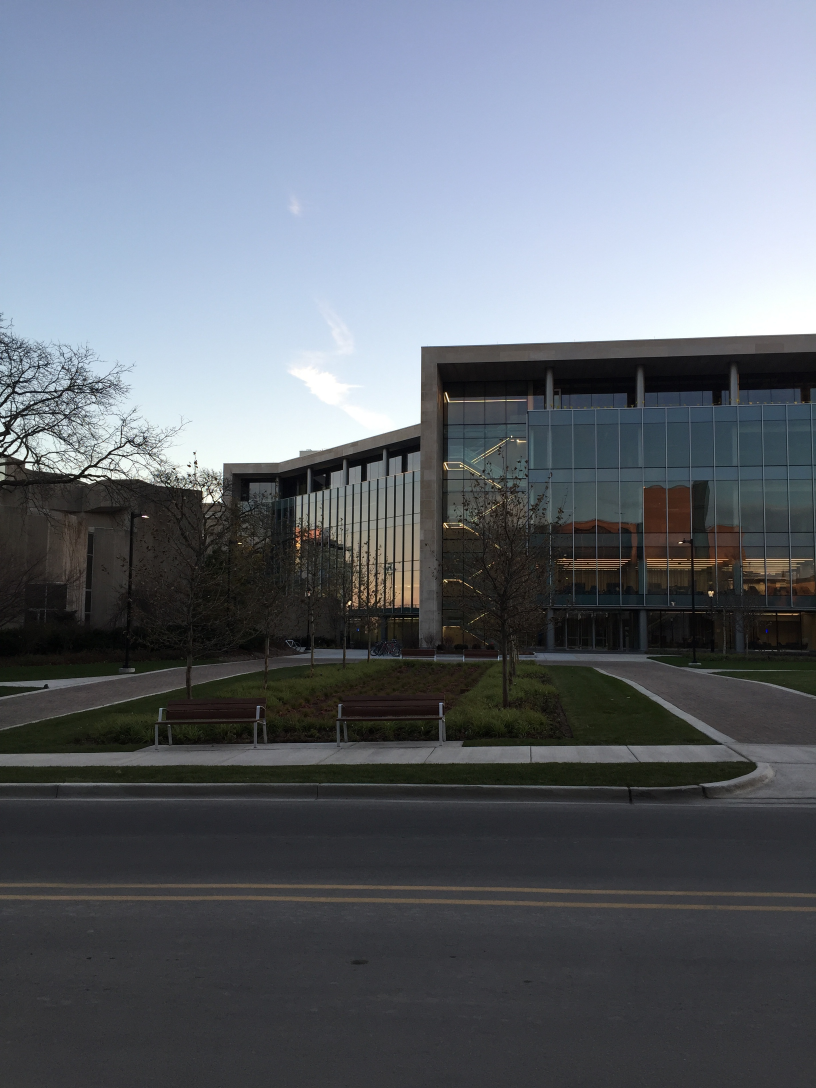
#> input picture notebooks/image1.jpg, 2448 x 3264 px (shown at 1/3 size)
$ jupyter execute --allow-errors Stiching.ipynb
#> lines starting #> are read from the running program, lines starting #| are printed output that depends on the picture
[cell 1]
import os
import cv2
import numpy as np
import matplotlib.pyplot as plt
from numpy.linalg import norm
from PIL import Image
import sys

[cell 2]
#select the mode of panoptic
#set the path of picture/mask/label
panoptic_mode = int(input("Select the mode of panoptic: 1 for DETR, 2 for SETR: "))
#> the answer given: 1
if panoptic_mode == 1:
    Filepath = './DETR_result/'
    image1 = cv2.imread('image1.jpg')
#> image1 is the input picture: shape (3264, 2448, 3); mean B, G, R 115.2, 106.2, 100.2
    image2 = cv2.imread('image2.jpg')
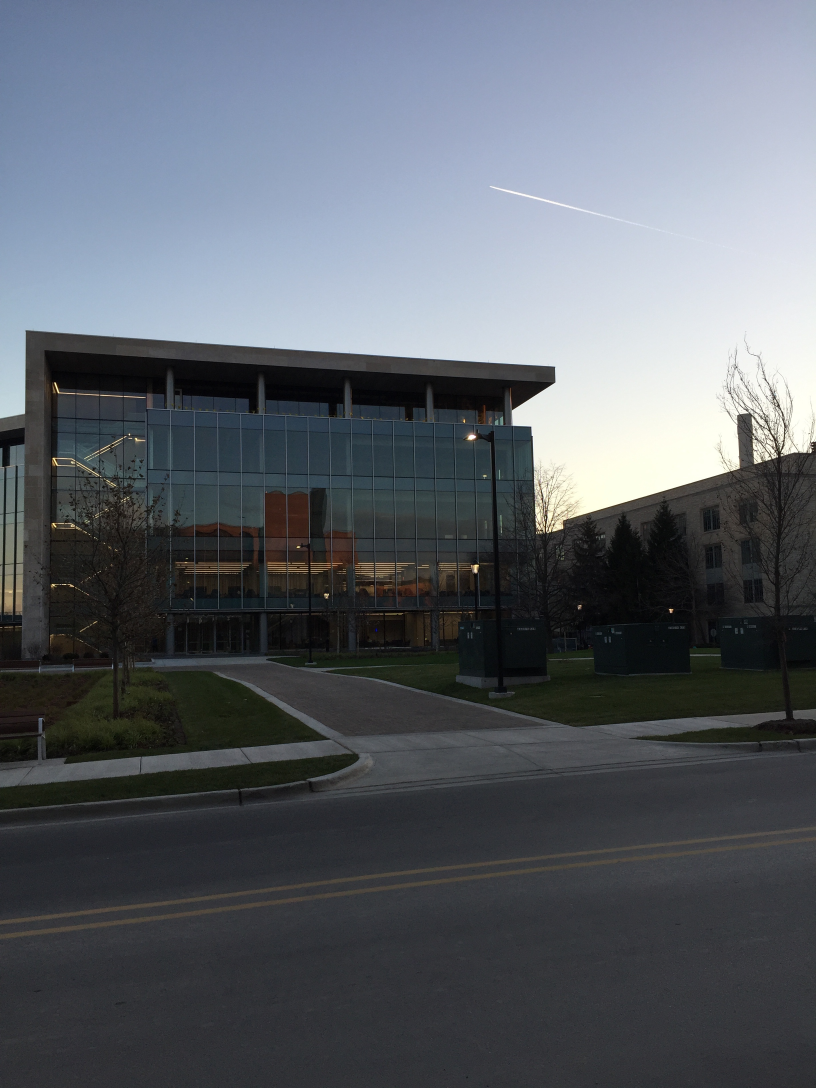
#> input picture notebooks/image2.jpg, 2448 x 3264 px (shown at 1/3 size)
#> image2 is the input picture: shape (3264, 2448, 3); mean B, G, R 105.8, 98.3, 92.9
    mask_label_path1 = Filepath + 'image1/'
    mask_label_path2 = Filepath + 'image2/'

elif panoptic_mode == 2:
    Filepath = './SETR_result/'
    image1 = cv2.imread('image1.jpg')
    image2 = cv2.imread('image2.jpg')
    mask_label_path1 = Filepath + 'image1/'
    mask_label_path2 = Filepath + 'image2/'

[cell 3]
# create a dictionary to store the mask and label and category
def read_masks_and_labels(mask_label_path):
    labels = []
    categories = []

    with open(mask_label_path + 'image_categories.txt', 'r') as f:
        lines = f.readlines()
        for line in lines:
            parts = line.strip().split(',')
            label = parts[0].split(':')[1].strip()
            category = parts[1].split(':')[1].strip()
            labels.append(int(label))
            categories.append(category)

    masks = []
    mask_dict = {}

    for i, ID in enumerate (labels):
        filename = 'mask_class_' + str(ID) + '.png'
        mask = cv2.imread(mask_label_path + filename, cv2.IMREAD_GRAYSCALE)
        masks = np.array(mask)
        mask_dict[i] = {'labels': labels[i], 'categories': categories[i], 'masks': masks}

    return mask_dict

# Use the function to read masks and labels
#> (the rest of this cell did not finish here and is left out)

[cell 4]
# print(mask_dict1)
# print(mask_dict2)

[cell 5]
# [77 lines left out: functions get_id_from_dict, invert_intersection_masks, modified_dict_by_class, display_masks_side_by_side, not called in this run]


#> (the rest of this cell did not finish here and is left out)

[cell 6]
# print(modified_dict1)
# print(modified_dict2)

[cell 7]
#SIFT
#create the feature point
# Convert images to grayscale
gray1 = cv2.cvtColor(image1, cv2.COLOR_BGR2GRAY)
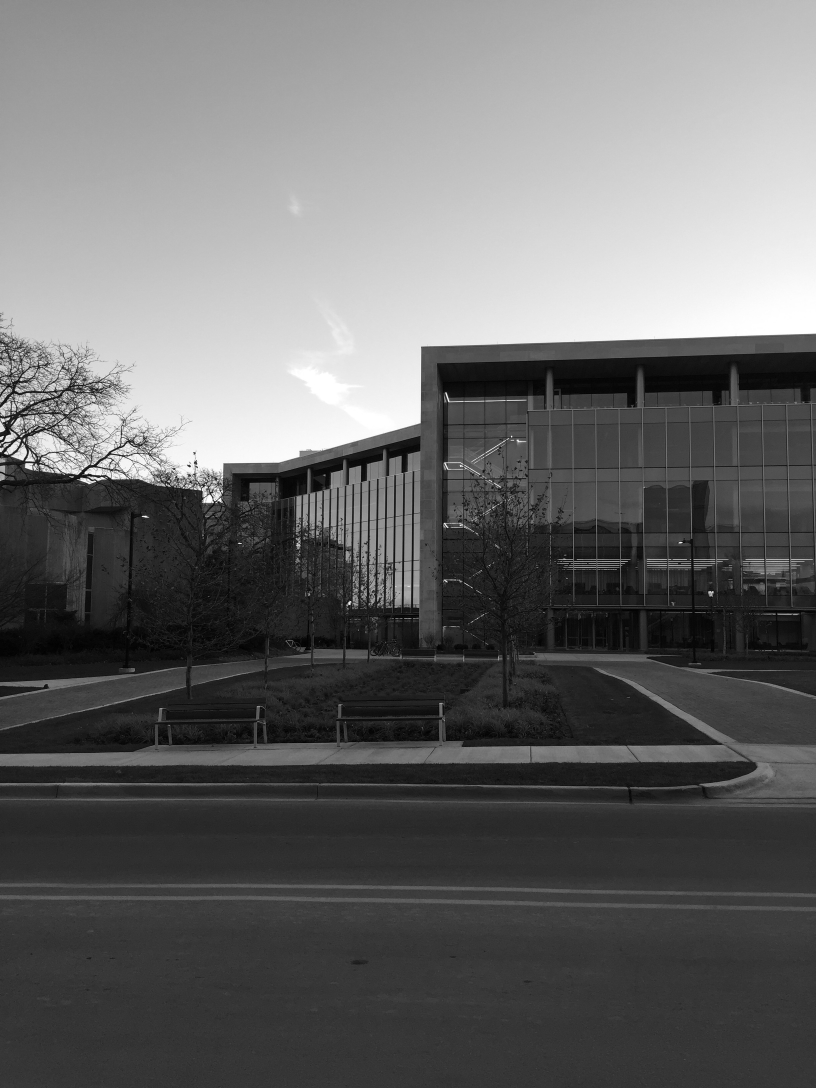
#> gray1: shape (3264, 2448) (shown at 1/3 size); min 0, max 255, mean 105.4
gray2 = cv2.cvtColor(image2, cv2.COLOR_BGR2GRAY)
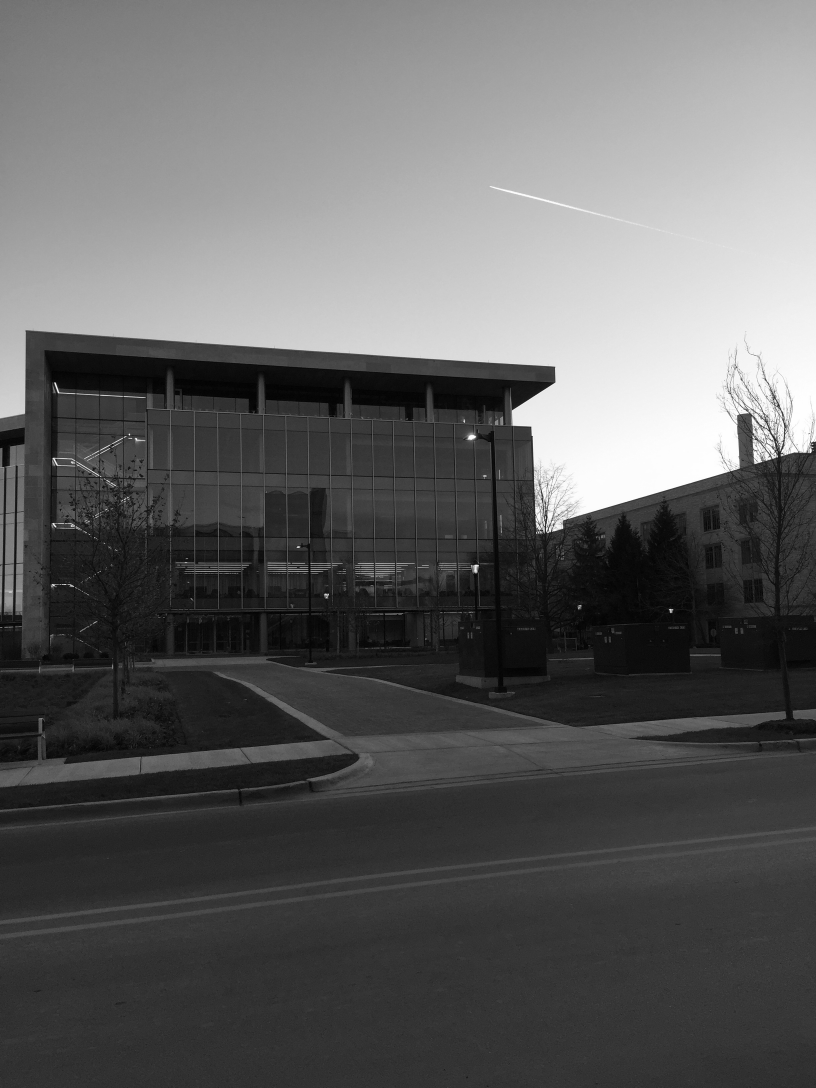
#> gray2: shape (3264, 2448) (shown at 1/3 size); min 0, max 255, mean 97.5
